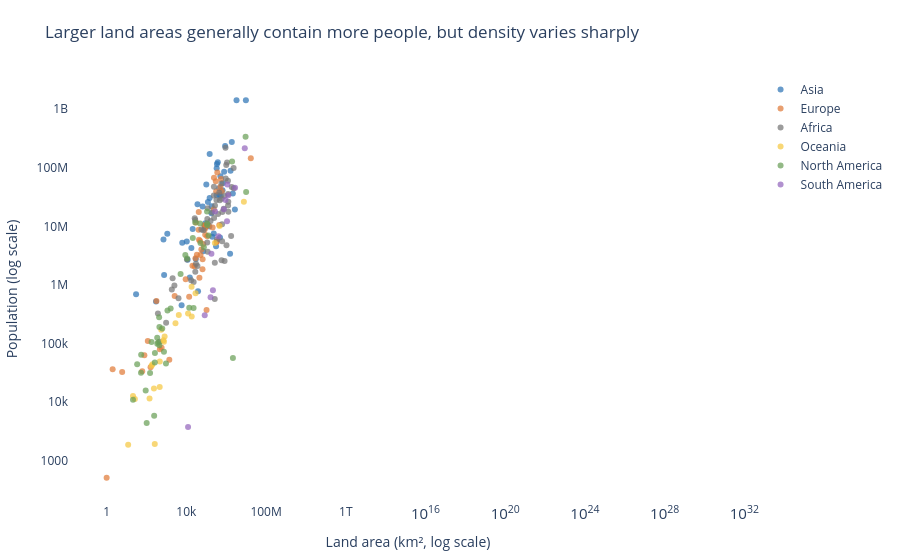

The notebook cell this image was saved under:
### Markdown cell above
## Q3 — Do bigger countries have more people?

**Chart choice & justification:** A log–log scatter plot tests the area–population relationship across several orders of magnitude; continent colour and labelled density extremes reveal countries that depart from the broad pattern.

### Code cell
q3 = df.copy()
q3['Density'] = q3['2022 Population'] / q3['Area']
high_density = q3.nlargest(2, 'Density')
low_density = q3.nsmallest(2, 'Density')
fig = px.scatter(q3, x='Area', y='2022 Population', color='Continent',
                 hover_name='Country', hover_data={'Density':':.1f','Area':':,','2022 Population':':,'},
                 log_x=True, log_y=True, opacity=.72,
                 title='Larger land areas generally contain more people, but density varies sharply',
                 labels={'Area':'Land area (km², log scale)','2022 Population':'Population (log scale)'},
                 template='plotly_white',
                 color_discrete_sequence=['#2E75B6','#E07B39','#777777','#F5C842','#6A9F58','#9467BD'])
for _, r in pd.concat([high_density, low_density]).iterrows():
    fig.add_annotation(x=r['Area'], y=r['2022 Population'], text=r['Country'],
                       showarrow=True, arrowhead=2, ax=25, ay=-25, font=dict(size=10))
fig.update_layout(legend_title_text='', xaxis_showgrid=False, yaxis_showgrid=False,
                  margin=dict(l=25,r=25,t=75,b=25))
fig.show()

### Figure 1 — Plotly figure (JSON) as saved in the notebook; plotly's stock layout.template omitted (floating-point values rounded to 4 significant figures)
{"data": [{"customdata": [[63.06], [93.48], [119.6], [1924.0], [1160.0], [20.38], [77.88], [92.62], [146.9], [53.72], [6783.0], [431.1], [144.7], [53.73], [101.5], [435.2], [328.0], [126.3], [7.119], [239.6], [33.16], [31.8], [525.2], [23170.0], [102.6], [1746.0], [2.173], [80.08], [207.6], [216.3], [14.79], [267.4], [844.1], [337.5], [232.6], [16.94], [8416.0], [517.1], [332.8], [119.5], [660.2], [69.55], [139.7], [90.18], [108.9], [13.18], [112.9], [77.4], [296.4], [63.82]], "hovertemplate": "<b>%{hovertext}</b><br><br>Continent=Asia<br>Land area (km², log scale)=%{x:,}<br>Population (log scale)=%{y:,}<br>Density=%{customdata[0]:.1f}<extra></extra>", "hovertext": ["Afghanistan", "Armenia", "Azerbaijan", "Bahrain", "Bangladesh", "Bhutan", "Brunei", "Cambodia", "China", "Georgia", "Hong Kong", "India", "Indonesia", "Iran", "Iraq", "Israel", "Japan", "Jordan", "Kazakhstan", "Kuwait", "Kyrgyzstan", "Laos", "Lebanon", "Macau", "Malaysia", "Maldives", "Mongolia", "Myanmar", "Nepal", "North Korea", "Oman", "Pakistan", "Palestine", "Philippines", "Qatar", "Saudi Arabia", "Singapore", "South Korea", "Sri Lanka", "Syria", "Taiwan", "Tajikistan", "Thailand", "Timor-Leste", "Turkey", "Turkmenistan", "United Arab Emirates", "Uzbekistan", "Vietnam", "Yemen"], "legendgroup": "Asia", "marker": {"color": "#2E75B6", "opacity": 0.72, "symbol": "circle"}, "mode": "markers", "name": "Asia", "orientation": "v", "showlegend": true, "type": "scatter", "x": [652230, 29743, 86600, 765, 147570, 38394, 5765, 181035, 9706961, 69700, 1104, 3287590, 1904569, 1648195, 438317, 20770, 377930, 89342, 2724900, 17818, 199951, 236800, 10452, 30, 330803, 300, 1564110, 676578, 147181, 120538, 309500, 881912, 6220, 342353, 11586, 2149690, 710, 100210, 65610, 185180, 36193, 143100, 513120, 14874, 783562, 488100, 83600, 447400, 331212, 527968], "xaxis": "x", "y": [41128771, 2780469, 10358074, 1472233, 171186372, 782455, 449002, 16767842, 1425887337, 3744385, 7488865, 1417173173, 275501339, 88550570, 44496122, 9038309, 123951692, 11285869, 19397998, 4268873, 6630623, 7529475, 5489739, 695168, 33938221, 523787, 3398366, 54179306, 30547580, 26069416, 4576298, 235824862, 5250072, 115559009, 2695122, 36408820, 5975689, 51815810, 21832143, 22125249, 23893394, 9952787, 71697030, 1341296, 85341241, 6430770, 9441129, 34627652, 98186856, 33696614], "yaxis": "y"}, {"customdata": [[98.87], [170.6], [106.6], [45.93], [381.8], [63.14], [61.17], [71.22], [135.3], [133.1], [136.5], [29.32], [38.11], [16.37], [117.1], [233.5], [5442.0], [78.68], [811.6], [107.1], [3.62], [71.48], [147.8], [195.9], [955.0], [28.67], [245.8], [42.11], [250.4], [1688.0], [96.7], [18230.0], [45.4], [419.7], [81.42], [16.78], [127.5], [111.5], [82.47], [8.464], [551.8], [81.73], [115.1], [104.6], [93.99], [23.43], [211.7], [65.79], [277.9], [510.0]], "hovertemplate": "<b>%{hovertext}</b><br><br>Continent=Europe<br>Land area (km², log scale)=%{x:,}<br>Population (log scale)=%{y:,}<br>Density=%{customdata[0]:.1f}<extra></extra>", "hovertext": ["Albania", "Andorra", "Austria", "Belarus", "Belgium", "Bosnia and Herzegovina", "Bulgaria", "Croatia", "Cyprus", "Czech Republic", "Denmark", "Estonia", "Faroe Islands", "Finland", "France", "Germany", "Gibraltar", "Greece", "Guernsey", "Hungary", "Iceland", "Ireland", "Isle of Man", "Italy", "Jersey", "Latvia", "Liechtenstein", "Lithuania", "Luxembourg", "Malta", "Moldova", "Monaco", "Montenegro", "Netherlands", "North Macedonia", "Norway", "Poland", "Portugal", "Romania", "Russia", "San Marino", "Serbia", "Slovakia", "Slovenia", "Spain", "Sweden", "Switzerland", "Ukraine", "United Kingdom", "Vatican City"], "legendgroup": "Europe", "marker": {"color": "#E07B39", "opacity": 0.72, "symbol": "circle"}, "mode": "markers", "name": "Europe", "orientation": "v", "showlegend": true, "type": "scatter", "x": [28748, 468, 83871, 207600, 30528, 51209, 110879, 56594, 9251, 78865, 43094, 45227, 1393, 338424, 551695, 357114, 6, 131990, 78, 93028, 103000, 70273, 572, 301336, 116, 64559, 160, 65300, 2586, 316, 33846, 2, 13812, 41850, 25713, 323802, 312679, 92090, 238391, 17098242, 61, 88361, 49037, 20273, 505992, 450295, 41284, 603500, 242900, 1], "xaxis": "x", "y": [2842321, 79824, 8939617, 9534954, 11655930, 3233526, 6781953, 4030358, 1251488, 10493986, 5882261, 1326062, 53090, 5540745, 64626628, 83369843, 32649, 10384971, 63301, 9967308, 372899, 5023109, 84519, 59037474, 110778, 1850651, 39327, 2750055, 647599, 533286, 3272996, 36469, 627082, 17564014, 2093599, 5434319, 39857145, 10270865, 19659267, 144713314, 33660, 7221365, 5643453, 2119844, 47558630, 10549347, 8740472, 39701739, 67508936, 510], "yaxis": "y"}, {"customdata": [[18.85], [28.55], [118.6], [4.519], [83.06], [463.1], [58.71], [147.1], [8.956], [13.8], [449.4], [48.31], [42.22], [110.7], [59.71], [31.33], [69.2], [111.7], [8.925], [253.2], [140.3], [56.37], [58.29], [87.33], [93.09], [75.96], [47.61], [3.872], [50.44], [172.2], [18.22], [4.595], [637.0], [871.9], [83.88], [41.13], [3.109], [20.69], [236.6], [17.46], [387.9], [523.1], [235.9], [88.02], [237.0], [120.0], [27.6], [49.05], [17.61], [24.85], [69.3], [155.8], [75.52], [195.6], [2.165], [26.6], [41.77]], "hovertemplate": "<b>%{hovertext}</b><br><br>Continent=Africa<br>Land area (km², log scale)=%{x:,}<br>Population (log scale)=%{y:,}<br>Density=%{customdata[0]:.1f}<extra></extra>", "hovertext": ["Algeria", "Angola", "Benin", "Botswana", "Burkina Faso", "Burundi", "Cameroon", "Cape Verde", "Central African Republic", "Chad", "Comoros", "Djibouti", "DR Congo", "Egypt", "Equatorial Guinea", "Eritrea", "Eswatini", "Ethiopia", "Gabon", "Gambia", "Ghana", "Guinea", "Guinea-Bissau", "Ivory Coast", "Kenya", "Lesotho", "Liberia", "Libya", "Madagascar", "Malawi", "Mali", "Mauritania", "Mauritius", "Mayotte", "Morocco", "Mozambique", "Namibia", "Niger", "Nigeria", "Republic of the Congo", "Reunion", "Rwanda", "Sao Tome and Principe", "Senegal", "Seychelles", "Sierra Leone", "Somalia", "South Africa", "South Sudan", "Sudan", "Tanzania", "Togo", "Tunisia", "Uganda", "Western Sahara", "Zambia", "Zimbabwe"], "legendgroup": "Africa", "marker": {"color": "#777777", "opacity": 0.72, "symbol": "circle"}, "mode": "markers", "name": "Africa", "orientation": "v", "showlegend": true, "type": "scatter", "x": [2381741, 1246700, 112622, 582000, 272967, 27834, 475442, 4033, 622984, 1284000, 1862, 23200, 2344858, 1002450, 28051, 117600, 17364, 1104300, 267668, 10689, 238533, 245857, 36125, 322463, 580367, 30355, 111369, 1759540, 587041, 118484, 1240192, 1030700, 2040, 374, 446550, 801590, 825615, 1267000, 923768, 342000, 2511, 26338, 964, 196722, 452, 71740, 637657, 1221037, 619745, 1886068, 945087, 56785, 163610, 241550, 266000, 752612, 390757], "xaxis": "x", "y": [44903225, 35588987, 13352864, 2630296, 22673762, 12889576, 27914536, 593149, 5579144, 17723315, 836774, 1120849, 99010212, 110990103, 1674908, 3684032, 1201670, 123379924, 2388992, 2705992, 33475870, 13859341, 2105566, 28160542, 54027487, 2305825, 5302681, 6812341, 29611714, 20405317, 22593590, 4736139, 1299469, 326101, 37457971, 32969517, 2567012, 26207977, 218541212, 5970424, 974052, 13776698, 227380, 17316449, 107118, 8605718, 17597511, 59893885, 10913164, 46874204, 65497748, 8848699, 12356117, 47249585, 575986, 20017675, 16320537], "yaxis": "y"}, {"customdata": [[222.5], [3.403], [72.08], [50.88], [73.5], [312.9], [161.8], [229.7], [162.6], [603.2], [15.61], [19.17], [7.438], [106.8], [39.34], [21.91], [78.25], [25.06], [155.9], [143.0], [435.1], [26.81], [81.49]], "hovertemplate": "<b>%{hovertext}</b><br><br>Continent=Oceania<br>Land area (km², log scale)=%{x:,}<br>Population (log scale)=%{y:,}<br>Density=%{customdata[0]:.1f}<extra></extra>", "hovertext": ["American Samoa", "Australia", "Cook Islands", "Fiji", "French Polynesia", "Guam", "Kiribati", "Marshall Islands", "Micronesia", "Nauru", "New Caledonia", "New Zealand", "Niue", "Northern Mariana Islands", "Palau", "Papua New Guinea", "Samoa", "Solomon Islands", "Tokelau", "Tonga", "Tuvalu", "Vanuatu", "Wallis and Futuna"], "legendgroup": "Oceania", "marker": {"color": "#F5C842", "opacity": 0.72, "symbol": "circle"}, "mode": "markers", "name": "Oceania", "orientation": "v", "showlegend": true, "type": "scatter", "x": [199, 7692024, 236, 18272, 4167, 549, 811, 181, 702, 21, 18575, 270467, 260, 464, 459, 462840, 2842, 28896, 12, 747, 26, 12189, 142], "xaxis": "x", "y": [44273, 26177413, 17011, 929766, 306279, 171774, 131232, 41569, 114164, 12668, 289950, 5185288, 1934, 49551, 18055, 10142619, 222382, 724273, 1871, 106858, 11312, 326740, 11572], "yaxis": "y"}, {"customdata": [[174.3], [212.1], [591.4], [29.4], [655.0], [17.65], [1189.0], [207.3], [3.851], [260.2], [101.4], [102.0], [430.5], [96.85], [230.7], [301.1], [0.02607], [364.6], [243.1], [163.9], [417.5], [92.74], [257.2], [325.8], [64.91], [43.04], [53.3], [58.46], [366.7], [522.2], [182.6], [292.0], [599.8], [24.22], [267.2], [1299.0], [298.4], [48.21], [36.09], [286.6]], "hovertemplate": "<b>%{hovertext}</b><br><br>Continent=North America<br>Land area (km², log scale)=%{x:,}<br>Population (log scale)=%{y:,}<br>Density=%{customdata[0]:.1f}<extra></extra>", "hovertext": ["Anguilla", "Antigua and Barbuda", "Aruba", "Bahamas", "Barbados", "Belize", "Bermuda", "British Virgin Islands", "Canada", "Cayman Islands", "Costa Rica", "Cuba", "Curacao", "Dominica", "Dominican Republic", "El Salvador", "Greenland", "Grenada", "Guadeloupe", "Guatemala", "Haiti", "Honduras", "Jamaica", "Martinique", "Mexico", "Montserrat", "Nicaragua", "Panama", "Puerto Rico", "Saint Barthelemy", "Saint Kitts and Nevis", "Saint Lucia", "Saint Martin", "Saint Pierre and Miquelon", "Saint Vincent and the Grenadines", "Sint Maarten", "Trinidad and Tobago", "Turks and Caicos Islands", "United States", "United States Virgin Islands"], "legendgroup": "North America", "marker": {"color": "#6A9F58", "opacity": 0.72, "symbol": "circle"}, "mode": "markers", "name": "North America", "orientation": "v", "showlegend": true, "type": "scatter", "x": [91, 442, 180, 13943, 430, 22966, 54, 151, 9984670, 264, 51100, 109884, 444, 751, 48671, 21041, 2166086, 344, 1628, 108889, 27750, 112492, 10991, 1128, 1964375, 102, 130373, 75417, 8870, 21, 261, 616, 53, 242, 389, 34, 5130, 948, 9372610, 347], "xaxis": "x", "y": [15857, 93763, 106445, 409984, 281635, 405272, 64184, 31305, 38454327, 68706, 5180829, 11212191, 191163, 72737, 11228821, 6336392, 56466, 125438, 395752, 17843908, 11584996, 10432860, 2827377, 367507, 127504125, 4390, 6948392, 4408581, 3252407, 10967, 47657, 179857, 31791, 5862, 103948, 44175, 1531044, 45703, 338289857, 99465], "yaxis": "y"}, {"customdata": [[16.37], [11.13], [25.28], [25.93], [45.43], [65.02], [0.3105], [3.646], [3.762], [16.67], [26.49], [3.773], [18.91], [30.88]], "hovertemplate": "<b>%{hovertext}</b><br><br>Continent=South America<br>Land area (km², log scale)=%{x:,}<br>Population (log scale)=%{y:,}<br>Density=%{customdata[0]:.1f}<extra></extra>", "hovertext": ["Argentina", "Bolivia", "Brazil", "Chile", "Colombia", "Ecuador", "Falkland Islands", "French Guiana", "Guyana", "Paraguay", "Peru", "Suriname", "Uruguay", "Venezuela"], "legendgroup": "South America", "marker": {"color": "#9467BD", "opacity": 0.72, "symbol": "circle"}, "mode": "markers", "name": "South America", "orientation": "v", "showlegend": true, "type": "scatter", "x": [2780400, 1098581, 8515767, 756102, 1141748, 276841, 12173, 83534, 214969, 406752, 1285216, 163820, 181034, 916445], "xaxis": "x", "y": [45510318, 12224110, 215313498, 19603733, 51874024, 18001000, 3780, 304557, 808726, 6780744, 34049588, 618040, 3422794, 28301696], "yaxis": "y"}], "layout": {"annotations": [{"arrowhead": 2, "ax": 25, "ay": -25, "font": {"size": 10}, "showarrow": true, "text": "Macau", "x": 30, "y": 695168}, {"arrowhead": 2, "ax": 25, "ay": -25, "font": {"size": 10}, "showarrow": true, "text": "Monaco", "x": 2, "y": 36469}, {"arrowhead": 2, "ax": 25, "ay": -25, "font": {"size": 10}, "showarrow": true, "text": "Greenland", "x": 2166086, "y": 56466}, {"arrowhead": 2, "ax": 25, "ay": -25, "font": {"size": 10}, "showarrow": true, "text": "Falkland Islands", "x": 12173, "y": 3780}], "legend": {"title": {"text": ""}, "tracegroupgap": 0}, "margin": {"b": 25, "l": 25, "r": 25, "t": 75}, "title": {"text": "Larger land areas generally contain more people, but density varies sharply"}, "xaxis": {"anchor": "y", "domain": [0.0, 1.0], "showgrid": false, "title": {"text": "Land area (km², log scale)"}, "type": "log"}, "yaxis": {"anchor": "x", "domain": [0.0, 1.0], "showgrid": false, "title": {"text": "Population (log scale)"}, "type": "log"}}}
